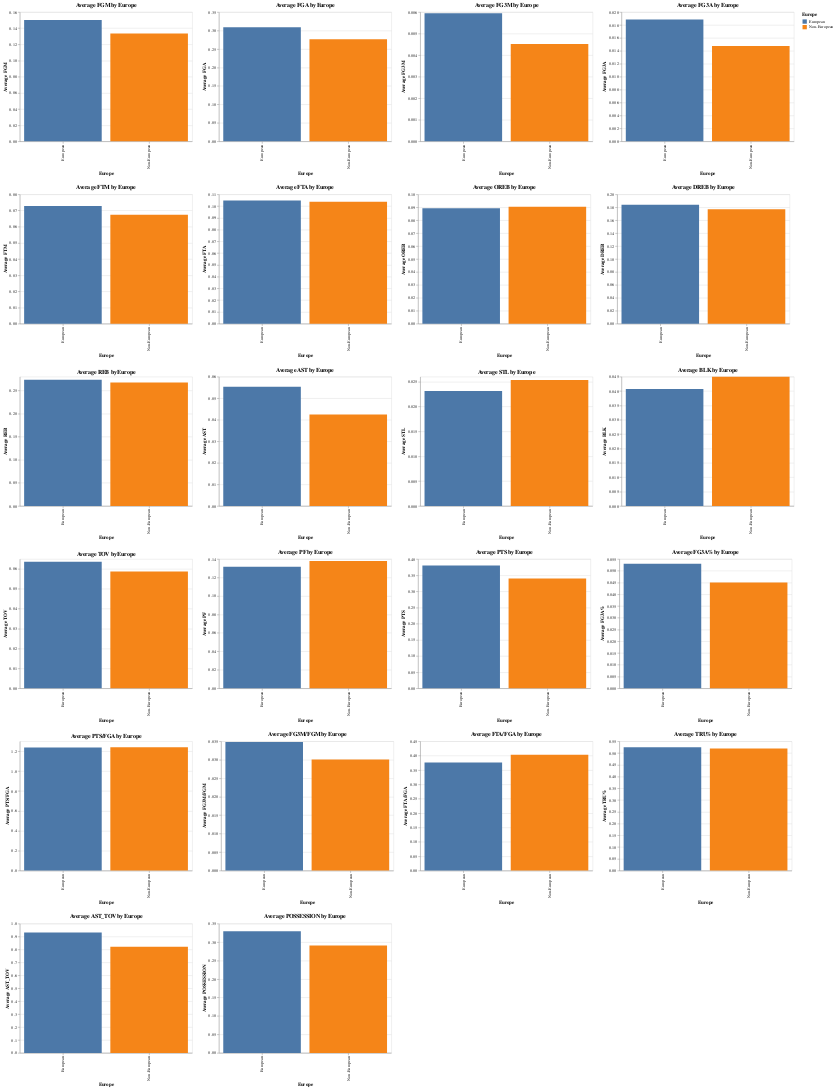

Notebook code cell kept with this figure:
### Code cell
import altair as alt
import pandas as pd
import altair_saver


# Annahme: Sie haben zwei DataFrames: data_per_min_europe_regular und data_per_min_usa_regular

# Fügen Sie eine neue Spalte hinzu, um anzuzeigen, ob der Spieler Europäer ist oder nicht
europe_C_regular['Europe'] = 'European'
non_europe_C_regular['Europe'] = 'Non-European'

# Kombinieren Sie die beiden DataFrames
combined_df = pd.concat([europe_C_regular, non_europe_C_regular])

# Liste der Metriken, die geplottet werden sollen
metrics = ['FGM', 'FGA', 'FG3M', 'FG3A', 'FTM', 'FTA', 
           'OREB', 'DREB', 'REB', 'AST', 'STL', 'BLK', 'TOV', 
           'PF', 'PTS', 'FG3A%', 'PTS/FGA', 'FG3M/FGM', 'FTA/FGA', 
           'TRU%', 'AST_TOV', 'POSSESSION']

# Liste zum Speichern der Diagramme
charts = []

# Einen Bruchteil des kombinierten DataFrame auswählen
sampled_df = combined_df.sample(frac=0.5)  # Passen Sie den Bruchteil bei Bedarf an

# Für jede Metrik ein gruppiertes Balkendiagramm erstellen und die Diagramme in eine Liste speichern
for metric in metrics:
    chart = alt.Chart(sampled_df).mark_bar().encode(
        x=alt.X('Europe:N', title='Europe'),
        y=alt.Y(f'mean({metric}):Q', title=f'Average {metric}'),
        color=alt.Color('Europe:N', legend=alt.Legend(title='Europe'))
    ).properties(
        title=f'Average {metric} by Europe',
        width=400,
        height=300
    )
    charts.append(chart)

# Diagramme in sechs Zeilen stapeln
alt_row = alt.vconcat(*[alt.hconcat(*charts[i:i+4]) for i in range(0, len(charts), 4)])

# Die Diagramme anzeigen
alt_row

### Figure 1 — Vega-Lite specification as saved in the notebook (floating-point values rounded to 4 significant figures; data arrays with more than 128 entries replaced by an {"elided": "..."} marker saying what was removed)
{"config": {"view": {"continuousWidth": 300, "continuousHeight": 300}}, "vconcat": [{"hconcat": [{"mark": {"type": "bar"}, "encoding": {"color": {"field": "Europe", "legend": {"title": "Europe"}, "type": "nominal"}, "x": {"field": "Europe", "title": "Europe", "type": "nominal"}, "y": {"aggregate": "mean", "field": "FGM", "title": "Average FGM", "type": "quantitative"}}, "height": 300, "title": "Average FGM by Europe", "width": 400}, {"mark": {"type": "bar"}, "encoding": {"color": {"field": "Europe", "legend": {"title": "Europe"}, "type": "nominal"}, "x": {"field": "Europe", "title": "Europe", "type": "nominal"}, "y": {"aggregate": "mean", "field": "FGA", "title": "Average FGA", "type": "quantitative"}}, "height": 300, "title": "Average FGA by Europe", "width": 400}, {"mark": {"type": "bar"}, "encoding": {"color": {"field": "Europe", "legend": {"title": "Europe"}, "type": "nominal"}, "x": {"field": "Europe", "title": "Europe", "type": "nominal"}, "y": {"aggregate": "mean", "field": "FG3M", "title": "Average FG3M", "type": "quantitative"}}, "height": 300, "title": "Average FG3M by Europe", "width": 400}, {"mark": {"type": "bar"}, "encoding": {"color": {"field": "Europe", "legend": {"title": "Europe"}, "type": "nominal"}, "x": {"field": "Europe", "title": "Europe", "type": "nominal"}, "y": {"aggregate": "mean", "field": "FG3A", "title": "Average FG3A", "type": "quantitative"}}, "height": 300, "title": "Average FG3A by Europe", "width": 400}]}, {"hconcat": [{"mark": {"type": "bar"}, "encoding": {"color": {"field": "Europe", "legend": {"title": "Europe"}, "type": "nominal"}, "x": {"field": "Europe", "title": "Europe", "type": "nominal"}, "y": {"aggregate": "mean", "field": "FTM", "title": "Average FTM", "type": "quantitative"}}, "height": 300, "title": "Average FTM by Europe", "width": 400}, {"mark": {"type": "bar"}, "encoding": {"color": {"field": "Europe", "legend": {"title": "Europe"}, "type": "nominal"}, "x": {"field": "Europe", "title": "Europe", "type": "nominal"}, "y": {"aggregate": "mean", "field": "FTA", "title": "Average FTA", "type": "quantitative"}}, "height": 300, "title": "Average FTA by Europe", "width": 400}, {"mark": {"type": "bar"}, "encoding": {"color": {"field": "Europe", "legend": {"title": "Europe"}, "type": "nominal"}, "x": {"field": "Europe", "title": "Europe", "type": "nominal"}, "y": {"aggregate": "mean", "field": "OREB", "title": "Average OREB", "type": "quantitative"}}, "height": 300, "title": "Average OREB by Europe", "width": 400}, {"mark": {"type": "bar"}, "encoding": {"color": {"field": "Europe", "legend": {"title": "Europe"}, "type": "nominal"}, "x": {"field": "Europe", "title": "Europe", "type": "nominal"}, "y": {"aggregate": "mean", "field": "DREB", "title": "Average DREB", "type": "quantitative"}}, "height": 300, "title": "Average DREB by Europe", "width": 400}]}, {"hconcat": [{"mark": {"type": "bar"}, "encoding": {"color": {"field": "Europe", "legend": {"title": "Europe"}, "type": "nominal"}, "x": {"field": "Europe", "title": "Europe", "type": "nominal"}, "y": {"aggregate": "mean", "field": "REB", "title": "Average REB", "type": "quantitative"}}, "height": 300, "title": "Average REB by Europe", "width": 400}, {"mark": {"type": "bar"}, "encoding": {"color": {"field": "Europe", "legend": {"title": "Europe"}, "type": "nominal"}, "x": {"field": "Europe", "title": "Europe", "type": "nominal"}, "y": {"aggregate": "mean", "field": "AST", "title": "Average AST", "type": "quantitative"}}, "height": 300, "title": "Average AST by Europe", "width": 400}, {"mark": {"type": "bar"}, "encoding": {"color": {"field": "Europe", "legend": {"title": "Europe"}, "type": "nominal"}, "x": {"field": "Europe", "title": "Europe", "type": "nominal"}, "y": {"aggregate": "mean", "field": "STL", "title": "Average STL", "type": "quantitative"}}, "height": 300, "title": "Average STL by Europe", "width": 400}, {"mark": {"type": "bar"}, "encoding": {"color": {"field": "Europe", "legend": {"title": "Europe"}, "type": "nominal"}, "x": {"field": "Europe", "title": "Europe", "type": "nominal"}, "y": {"aggregate": "mean", "field": "BLK", "title": "Average BLK", "type": "quantitative"}}, "height": 300, "title": "Average BLK by Europe", "width": 400}]}, {"hconcat": [{"mark": {"type": "bar"}, "encoding": {"color": {"field": "Europe", "legend": {"title": "Europe"}, "type": "nominal"}, "x": {"field": "Europe", "title": "Europe", "type": "nominal"}, "y": {"aggregate": "mean", "field": "TOV", "title": "Average TOV", "type": "quantitative"}}, "height": 300, "title": "Average TOV by Europe", "width": 400}, {"mark": {"type": "bar"}, "encoding": {"color": {"field": "Europe", "legend": {"title": "Europe"}, "type": "nominal"}, "x": {"field": "Europe", "title": "Europe", "type": "nominal"}, "y": {"aggregate": "mean", "field": "PF", "title": "Average PF", "type": "quantitative"}}, "height": 300, "title": "Average PF by Europe", "width": 400}, {"mark": {"type": "bar"}, "encoding": {"color": {"field": "Europe", "legend": {"title": "Europe"}, "type": "nominal"}, "x": {"field": "Europe", "title": "Europe", "type": "nominal"}, "y": {"aggregate": "mean", "field": "PTS", "title": "Average PTS", "type": "quantitative"}}, "height": 300, "title": "Average PTS by Europe", "width": 400}, {"mark": {"type": "bar"}, "encoding": {"color": {"field": "Europe", "legend": {"title": "Europe"}, "type": "nominal"}, "x": {"field": "Europe", "title": "Europe", "type": "nominal"}, "y": {"aggregate": "mean", "field": "FG3A%", "title": "Average FG3A%", "type": "quantitative"}}, "height": 300, "title": "Average FG3A% by Europe", "width": 400}]}, {"hconcat": [{"mark": {"type": "bar"}, "encoding": {"color": {"field": "Europe", "legend": {"title": "Europe"}, "type": "nominal"}, "x": {"field": "Europe", "title": "Europe", "type": "nominal"}, "y": {"aggregate": "mean", "field": "PTS/FGA", "title": "Average PTS/FGA", "type": "quantitative"}}, "height": 300, "title": "Average PTS/FGA by Europe", "width": 400}, {"mark": {"type": "bar"}, "encoding": {"color": {"field": "Europe", "legend": {"title": "Europe"}, "type": "nominal"}, "x": {"field": "Europe", "title": "Europe", "type": "nominal"}, "y": {"aggregate": "mean", "field": "FG3M/FGM", "title": "Average FG3M/FGM", "type": "quantitative"}}, "height": 300, "title": "Average FG3M/FGM by Europe", "width": 400}, {"mark": {"type": "bar"}, "encoding": {"color": {"field": "Europe", "legend": {"title": "Europe"}, "type": "nominal"}, "x": {"field": "Europe", "title": "Europe", "type": "nominal"}, "y": {"aggregate": "mean", "field": "FTA/FGA", "title": "Average FTA/FGA", "type": "quantitative"}}, "height": 300, "title": "Average FTA/FGA by Europe", "width": 400}, {"mark": {"type": "bar"}, "encoding": {"color": {"field": "Europe", "legend": {"title": "Europe"}, "type": "nominal"}, "x": {"field": "Europe", "title": "Europe", "type": "nominal"}, "y": {"aggregate": "mean", "field": "TRU%", "title": "Average TRU%", "type": "quantitative"}}, "height": 300, "title": "Average TRU% by Europe", "width": 400}]}, {"hconcat": [{"mark": {"type": "bar"}, "encoding": {"color": {"field": "Europe", "legend": {"title": "Europe"}, "type": "nominal"}, "x": {"field": "Europe", "title": "Europe", "type": "nominal"}, "y": {"aggregate": "mean", "field": "AST_TOV", "title": "Average AST_TOV", "type": "quantitative"}}, "height": 300, "title": "Average AST_TOV by Europe", "width": 400}, {"mark": {"type": "bar"}, "encoding": {"color": {"field": "Europe", "legend": {"title": "Europe"}, "type": "nominal"}, "x": {"field": "Europe", "title": "Europe", "type": "nominal"}, "y": {"aggregate": "mean", "field": "POSSESSION", "title": "Average POSSESSION", "type": "quantitative"}}, "height": 300, "title": "Average POSSESSION by Europe", "width": 400}]}], "data": {"name": "data-247d8e075ea304cda592490fa6b9dd2a"}, "$schema": "https://vega.github.io/schema/vega-lite/v5.17.0.json", "datasets": {"data-247d8e075ea304cda592490fa6b9dd2a": {"elided": "1159 records"}}}
